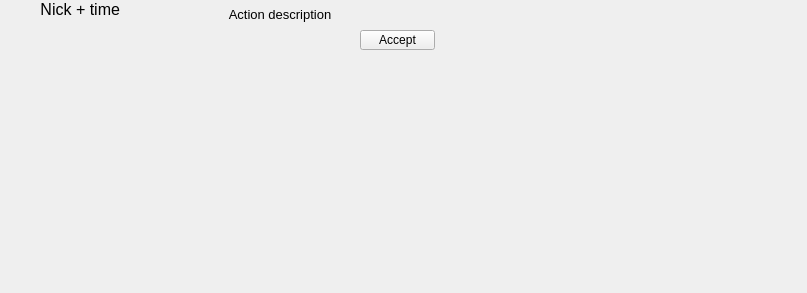
<?xml version="1.0" encoding="UTF-8"?>
<ui version="4.0">
 <class>Frame</class>
 <widget class="QFrame" name="Frame">
  <property name="geometry">
   <rect>
    <x>0</x>
    <y>0</y>
    <width>807</width>
    <height>293</height>
   </rect>
  </property>
  <property name="windowTitle">
   <string>Frame</string>
  </property>
  <widget class="QLabel" name="lbl_nick">
   <property name="geometry">
    <rect>
     <x>0</x>
     <y>0</y>
     <width>120</width>
     <height>50</height>
    </rect>
   </property>
   <property name="font">
    <font>
     <pointsize>12</pointsize>
    </font>
   </property>
   <property name="text">
    <string>Nick + time</string>
   </property>
   <property name="alignment">
    <set>Qt::AlignRight|Qt::AlignTop|Qt::AlignTrailing</set>
   </property>
   <property name="textInteractionFlags">
    <set>Qt::LinksAccessibleByMouse|Qt::TextSelectableByMouse</set>
   </property>
  </widget>
  <widget class="QLabel" name="lbl_desc">
   <property name="geometry">
    <rect>
     <x>130</x>
     <y>0</y>
     <width>300</width>
     <height>30</height>
    </rect>
   </property>
   <property name="font">
    <font>
     <pointsize>10</pointsize>
    </font>
   </property>
   <property name="text">
    <string>Action description</string>
   </property>
   <property name="alignment">
    <set>Qt::AlignCenter</set>
   </property>
   <property name="wordWrap">
    <bool>true</bool>
   </property>
   <property name="textInteractionFlags">
    <set>Qt::LinksAccessibleByMouse|Qt::TextSelectableByMouse</set>
   </property>
  </widget>
  <widget class="QPushButton" name="btn_accept">
   <property name="geometry">
    <rect>
     <x>360</x>
     <y>30</y>
     <width>75</width>
     <height>20</height>
    </rect>
   </property>
   <property name="text">
    <string>Accept</string>
   </property>
  </widget>
 </widget>
 <resources/>
 <connections/>
</ui>
